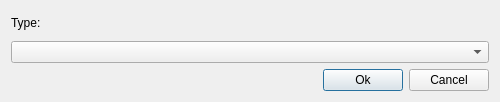
<?xml version="1.0" encoding="UTF-8"?>
<ui version="4.0">
 <class>ConfigureKeyboardDialog</class>
 <widget class="QDialog" name="ConfigureKeyboardDialog">
  <property name="geometry">
   <rect>
    <x>0</x>
    <y>0</y>
    <width>500</width>
    <height>102</height>
   </rect>
  </property>
  <property name="windowTitle">
   <string>Configure keyboard</string>
  </property>
  <layout class="QGridLayout" name="gridLayout">
   <item row="2" column="1">
    <widget class="QPushButton" name="btnOk">
     <property name="text">
      <string>Ok</string>
     </property>
    </widget>
   </item>
   <item row="0" column="0">
    <widget class="QLabel" name="label">
     <property name="text">
      <string>Type:</string>
     </property>
    </widget>
   </item>
   <item row="2" column="0">
    <spacer name="horizontalSpacer">
     <property name="orientation">
      <enum>Qt::Horizontal</enum>
     </property>
     <property name="sizeHint" stdset="0">
      <size>
       <width>40</width>
       <height>20</height>
      </size>
     </property>
    </spacer>
   </item>
   <item row="2" column="2">
    <widget class="QPushButton" name="btnCancel">
     <property name="text">
      <string>Cancel</string>
     </property>
    </widget>
   </item>
   <item row="1" column="0" colspan="3">
    <widget class="QComboBox" name="comboBox"/>
   </item>
  </layout>
 </widget>
 <resources/>
 <connections>
  <connection>
   <sender>btnOk</sender>
   <signal>clicked()</signal>
   <receiver>ConfigureKeyboardDialog</receiver>
   <slot>accept()</slot>
   <hints>
    <hint type="sourcelabel">
     <x>342</x>
     <y>78</y>
    </hint>
    <hint type="destinationlabel">
     <x>249</x>
     <y>51</y>
    </hint>
   </hints>
  </connection>
  <connection>
   <sender>btnCancel</sender>
   <signal>clicked()</signal>
   <receiver>ConfigureKeyboardDialog</receiver>
   <slot>reject()</slot>
   <hints>
    <hint type="sourcelabel">
     <x>442</x>
     <y>78</y>
    </hint>
    <hint type="destinationlabel">
     <x>249</x>
     <y>51</y>
    </hint>
   </hints>
  </connection>
 </connections>
</ui>
